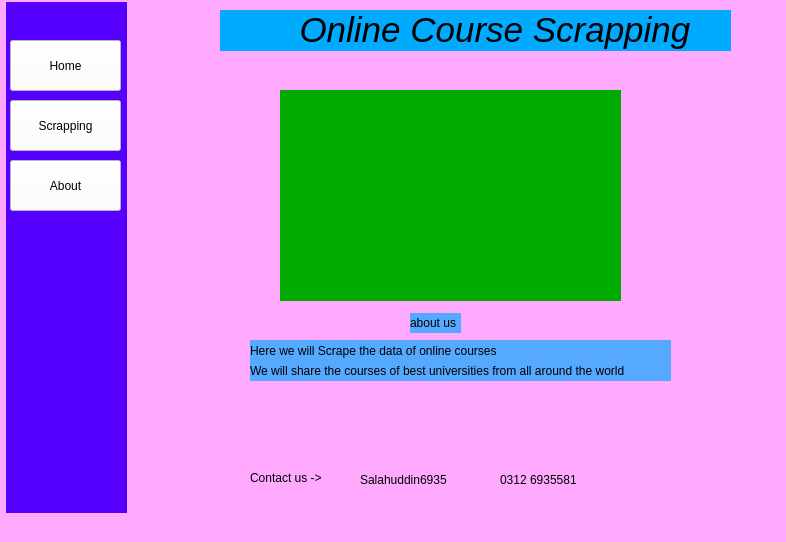
<?xml version="1.0" encoding="UTF-8"?>
<ui version="4.0">
 <class>Home</class>
 <widget class="QMainWindow" name="Home">
  <property name="geometry">
   <rect>
    <x>0</x>
    <y>0</y>
    <width>786</width>
    <height>542</height>
   </rect>
  </property>
  <property name="windowTitle">
   <string>MainWindow</string>
  </property>
  <property name="styleSheet">
   <string notr="true">background-color: rgb(43, 255, 231);
background-color: rgb(255, 170, 255);</string>
  </property>
  <widget class="QWidget" name="centralwidget">
   <widget class="QLabel" name="label">
    <property name="geometry">
     <rect>
      <x>6</x>
      <y>2</y>
      <width>121</width>
      <height>511</height>
     </rect>
    </property>
    <property name="styleSheet">
     <string notr="true">background-color: rgb(0, 170, 0);
background-color: rgb(85, 0, 255);</string>
    </property>
    <property name="text">
     <string/>
    </property>
   </widget>
   <widget class="QPushButton" name="Home_2">
    <property name="geometry">
     <rect>
      <x>10</x>
      <y>40</y>
      <width>111</width>
      <height>51</height>
     </rect>
    </property>
    <property name="styleSheet">
     <string notr="true">background-color: rgb(255, 255, 255);</string>
    </property>
    <property name="text">
     <string>Home</string>
    </property>
    <property name="iconSize">
     <size>
      <width>16</width>
      <height>16</height>
     </size>
    </property>
   </widget>
   <widget class="QPushButton" name="Scrapping">
    <property name="geometry">
     <rect>
      <x>10</x>
      <y>100</y>
      <width>111</width>
      <height>51</height>
     </rect>
    </property>
    <property name="styleSheet">
     <string notr="true">background-color: rgb(255, 255, 255);</string>
    </property>
    <property name="text">
     <string>Scrapping</string>
    </property>
   </widget>
   <widget class="QLabel" name="label_2">
    <property name="geometry">
     <rect>
      <x>220</x>
      <y>10</y>
      <width>511</width>
      <height>41</height>
     </rect>
    </property>
    <property name="styleSheet">
     <string notr="true">background-color: rgb(0, 0, 127);
background-color: rgb(85, 0, 255);
background-color: rgb(85, 0, 255);
background-color: rgb(0, 170, 255);
font: 75 14pt &quot;MS Shell Dlg 2&quot;;
font: 75 26pt &quot;MS Shell Dlg 2&quot;;</string>
    </property>
    <property name="text">
     <string>&lt;!DOCTYPE HTML PUBLIC &quot;-//W3C//DTD HTML 4.0//EN&quot; &quot;http://www.w3.org/TR/REC-html40/strict.dtd&quot;&gt;
&lt;html&gt;&lt;head&gt;&lt;meta name=&quot;qrichtext&quot; content=&quot;1&quot; /&gt;&lt;style type=&quot;text/css&quot;&gt;
p, li { white-space: pre-wrap; }
&lt;/style&gt;&lt;/head&gt;&lt;body style=&quot; font-family:'MS Shell Dlg 2'; font-size:26pt; font-weight:72; font-style:normal;&quot;&gt;
&lt;p align=&quot;center&quot; style=&quot; margin-top:0px; margin-bottom:0px; margin-left:0px; margin-right:0px; -qt-block-indent:0; text-indent:0px;&quot;&gt;&lt;span style=&quot; font-style:italic;&quot;&gt;     Online Course Scrapping &lt;/span&gt;&lt;/p&gt;&lt;/body&gt;&lt;/html&gt;</string>
    </property>
   </widget>
   <widget class="QLabel" name="label_3">
    <property name="geometry">
     <rect>
      <x>280</x>
      <y>90</y>
      <width>341</width>
      <height>211</height>
     </rect>
    </property>
    <property name="styleSheet">
     <string notr="true">background-color: rgb(0, 170, 0);
background-image: url(:/newPrefix/pic/1.gif);
background-image: url(:/newPrefix/pic/1.gif);
background-image: url(:/newPrefix/1.gif);</string>
    </property>
    <property name="text">
     <string/>
    </property>
    <property name="pixmap">
     <pixmap resource="image.qrc">:/newPrefix/pic/1.gif</pixmap>
    </property>
    <property name="scaledContents">
     <bool>true</bool>
    </property>
   </widget>
   <widget class="QLabel" name="label_4">
    <property name="geometry">
     <rect>
      <x>250</x>
      <y>340</y>
      <width>421</width>
      <height>21</height>
     </rect>
    </property>
    <property name="styleSheet">
     <string notr="true">background-color: rgb(85, 85, 255);
background-color: rgb(85, 170, 255);
font: 75 8pt &quot;MS Shell Dlg 2&quot;;</string>
    </property>
    <property name="text">
     <string>Here we will Scrape the data of online courses  </string>
    </property>
   </widget>
   <widget class="QLabel" name="label_5">
    <property name="geometry">
     <rect>
      <x>250</x>
      <y>360</y>
      <width>421</width>
      <height>21</height>
     </rect>
    </property>
    <property name="styleSheet">
     <string notr="true">background-color: rgb(85, 170, 255);
font: 75 8pt &quot;MS Shell Dlg 2&quot;;</string>
    </property>
    <property name="text">
     <string>We will share the courses of best universities from all around the world </string>
    </property>
   </widget>
   <widget class="QLabel" name="label_6">
    <property name="geometry">
     <rect>
      <x>370</x>
      <y>430</y>
      <width>71</width>
      <height>41</height>
     </rect>
    </property>
    <property name="styleSheet">
     <string notr="true">background-image: url(:/newPrefix/OneDrive/Pictures/Screenshots/2021-10-26 (2).png);
background-image: url(:/newPrefix/pic/2021-10-26 (2).png);</string>
    </property>
    <property name="text">
     <string/>
    </property>
    <property name="pixmap">
     <pixmap resource="image.qrc">:/newPrefix/pic/2021-10-26 (2).png</pixmap>
    </property>
    <property name="scaledContents">
     <bool>true</bool>
    </property>
   </widget>
   <widget class="QLabel" name="label_8">
    <property name="geometry">
     <rect>
      <x>360</x>
      <y>470</y>
      <width>91</width>
      <height>20</height>
     </rect>
    </property>
    <property name="styleSheet">
     <string notr="true">font: 75 9pt &quot;MS Shell Dlg 2&quot;;</string>
    </property>
    <property name="text">
     <string>Salahuddin6935</string>
    </property>
   </widget>
   <widget class="QLabel" name="label_9">
    <property name="geometry">
     <rect>
      <x>510</x>
      <y>430</y>
      <width>61</width>
      <height>41</height>
     </rect>
    </property>
    <property name="styleSheet">
     <string notr="true">background-image: url(:/newPrefix/OneDrive/Pictures/Screenshots/2021-10-26 (3).png);
background-image: url(:/newPrefix/pic/2021-10-26 (3).png);</string>
    </property>
    <property name="text">
     <string/>
    </property>
    <property name="pixmap">
     <pixmap resource="image.qrc">:/newPrefix/pic/2021-10-26 (3).png</pixmap>
    </property>
    <property name="scaledContents">
     <bool>true</bool>
    </property>
   </widget>
   <widget class="QLabel" name="label_10">
    <property name="geometry">
     <rect>
      <x>500</x>
      <y>470</y>
      <width>91</width>
      <height>20</height>
     </rect>
    </property>
    <property name="styleSheet">
     <string notr="true">font: 75 9pt &quot;MS Shell Dlg 2&quot;;</string>
    </property>
    <property name="text">
     <string>0312 6935581</string>
    </property>
   </widget>
   <widget class="QLabel" name="label_11">
    <property name="geometry">
     <rect>
      <x>410</x>
      <y>313</y>
      <width>51</width>
      <height>20</height>
     </rect>
    </property>
    <property name="styleSheet">
     <string notr="true">background-color: rgb(85, 170, 255);
font: 75 9pt &quot;MS Shell Dlg 2&quot;;</string>
    </property>
    <property name="text">
     <string>about us</string>
    </property>
   </widget>
   <widget class="QPushButton" name="About">
    <property name="geometry">
     <rect>
      <x>10</x>
      <y>160</y>
      <width>111</width>
      <height>51</height>
     </rect>
    </property>
    <property name="styleSheet">
     <string notr="true">background-color: rgb(255, 255, 255);</string>
    </property>
    <property name="text">
     <string>About</string>
    </property>
   </widget>
   <widget class="QLabel" name="label_13">
    <property name="geometry">
     <rect>
      <x>250</x>
      <y>430</y>
      <width>71</width>
      <height>41</height>
     </rect>
    </property>
    <property name="styleSheet">
     <string notr="true">background-image: url(:/newPrefix/2.jpg);
background-image: url(:/newPrefix/pic/2.jpg);</string>
    </property>
    <property name="text">
     <string/>
    </property>
    <property name="pixmap">
     <pixmap resource="image.qrc">:/newPrefix/pic/2.jpg</pixmap>
    </property>
    <property name="scaledContents">
     <bool>true</bool>
    </property>
   </widget>
   <widget class="QLabel" name="label_14">
    <property name="geometry">
     <rect>
      <x>250</x>
      <y>470</y>
      <width>71</width>
      <height>16</height>
     </rect>
    </property>
    <property name="text">
     <string>Contact us -&gt;</string>
    </property>
   </widget>
  </widget>
  <widget class="QMenuBar" name="menubar">
   <property name="geometry">
    <rect>
     <x>0</x>
     <y>0</y>
     <width>786</width>
     <height>21</height>
    </rect>
   </property>
  </widget>
  <widget class="QStatusBar" name="statusbar"/>
 </widget>
 <resources>
  <include location="image.qrc"/>
 </resources>
 <connections/>
</ui>
